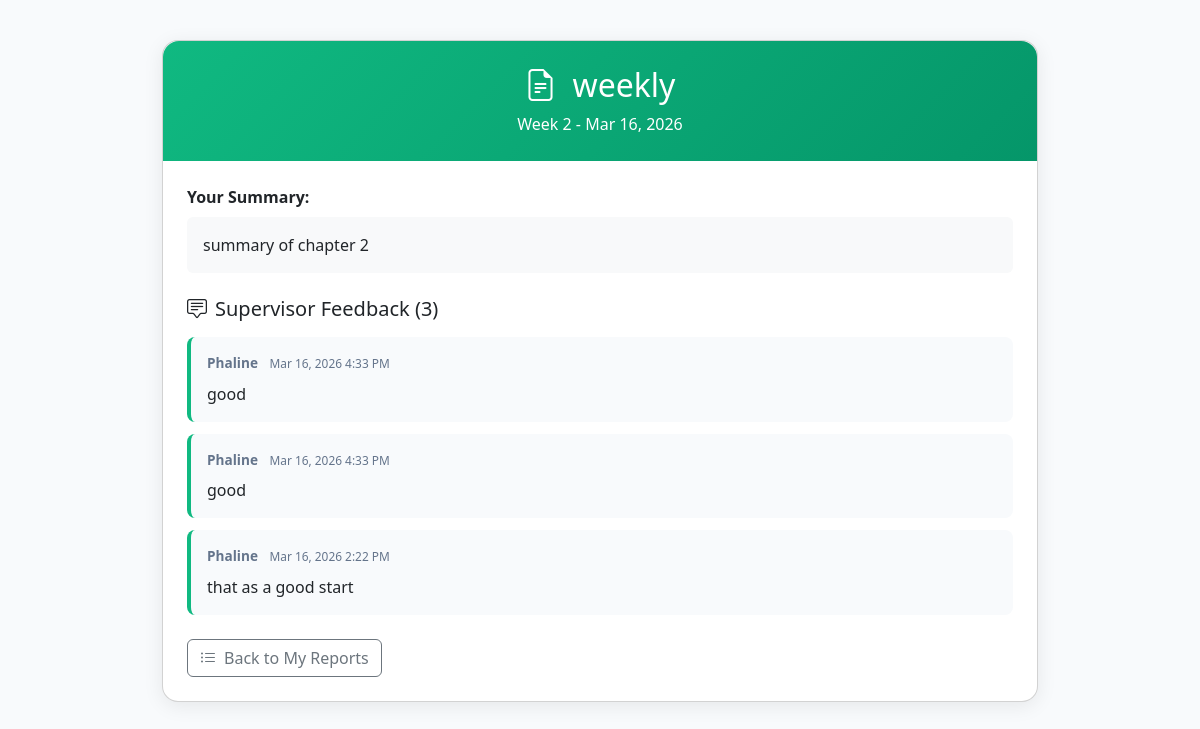
Page /intern_view_report.php?id=1 (signed in) on the committed database.
### tables this page shows
CREATE TABLE `intern_reports` (
  `id` int(11) NOT NULL,
  `intern_id` int(11) NOT NULL,
  `supervisor_id` int(11) DEFAULT NULL,
  `report_title` varchar(200) NOT NULL,
  `report_description` text NOT NULL,
  `report_file` varchar(255) DEFAULT NULL,
  `report_type` enum('daily','weekly','monthly','final','other') DEFAULT 'weekly',
  `submission_date` timestamp NOT NULL DEFAULT current_timestamp(),
  `status` enum('pending','reviewed','approved','rejected') DEFAULT 'pending',
  `supervisor_feedback` text DEFAULT NULL,
  `feedback_date` timestamp NULL DEFAULT NULL,
  `rating` int(11) DEFAULT NULL,
  `title` varchar(255) DEFAULT NULL,
  `content` text DEFAULT NULL,
  `file_path` varchar(500) DEFAULT NULL,
  `week_number` int(11) DEFAULT NULL
);

CREATE TABLE `report_comments` (
  `id` int(11) NOT NULL,
  `report_id` int(11) NOT NULL,
  `supervisor_id` int(11) NOT NULL,
  `comment` text NOT NULL,
  `created_at` datetime DEFAULT current_timestamp()
);

CREATE TABLE `users` (
  `id` int(11) NOT NULL,
  `Name` varchar(50) NOT NULL,
  `email` varchar(255) NOT NULL,
  `profile_picture` varchar(255) DEFAULT NULL,
  `password` varchar(255) DEFAULT NULL,
  `role` enum('intern','supervisor','admin') DEFAULT NULL,
  `created_at` timestamp NOT NULL DEFAULT current_timestamp(),
  `status` enum('approved','pending','rejected') DEFAULT NULL,
  `supervisor_id` int(11) DEFAULT NULL
);

### intern_view_report.php (the view, shortened to what this page needs)
<?php
include 'db_connect.php';
$user_id = $_SESSION['user_id'];
$report_id = (int)$_GET['id'];
$stmt = $conn->prepare("
    SELECT ir.*, u.name as supervisor_name
    FROM intern_reports ir
    LEFT JOIN users u ON ir.supervisor_id = u.id
    WHERE ir.id = ? AND ir.intern_id = ?
");
$stmt->bind_param("ii", $report_id, $user_id);
$stmt->execute();
$report = $stmt->get_result()->fetch_assoc();
$stmt = $conn->prepare("
    SELECT rc.comment, rc.created_at, u.name as supervisor_name
    FROM report_comments rc
    JOIN users u ON rc.supervisor_id = u.id
    WHERE rc.report_id = ?
    ORDER BY rc.created_at DESC
");
$stmt->bind_param("i", $report_id);
$stmt->execute();
$comments = $stmt->get_result()->fetch_all(MYSQLI_ASSOC);
?>
<!DOCTYPE html>
<html lang="en">
<head>
    <link href="https://cdn.jsdelivr.net/npm/bootstrap@5.3.0/dist/css/bootstrap.min.css" rel="stylesheet">
    <link href="https://cdn.jsdelivr.net/npm/bootstrap-icons@1.10.5/font/bootstrap-icons.css" rel="stylesheet">
</head>
<body>
    <div class="container">
        <div class="card">
            <div class="header">
                <h2><i class="bi bi-file-earmark-text me-3"></i><?php echo htmlspecialchars($report['title']); ?></h2>
                <p class="mb-0 opacity-90">Week <?php echo $report['week_number']; ?> - <?php echo date('M j, Y', strtotime($report['submission_date'])); ?></p>
            </div>
            <div class="card-body p-4">
                <?php if ($report['content']): ?>
                    <div class="mb-4">
                        <label class="form-label fw-semibold">Your Summary:</label>
                        <p class="p-3 bg-light rounded"><?php echo nl2br(htmlspecialchars($report['content'])); ?></p>
                    </div>
                <?php endif; ?>
                <?php if (empty($comments)): ?>
                    <div class="text-center py-5 text-muted">
                        <i class="bi bi-chat-square-text display-4 mb-4 opacity-50"></i>
                        <h5>No feedback yet</h5>
                        <p>Your supervisor will provide feedback soon.</p>
                    </div>
                <?php else: ?>
                    <h5 class="mb-3"><i class="bi bi-chat-square-text me-2"></i>Supervisor Feedback (<?php echo count($comments); ?>)</h5>
                    <?php foreach ($comments as $comment): ?>
                        <div class="comment-item">
                            <div class="comment-meta">
                                <strong><?php echo htmlspecialchars($comment['supervisor_name']); ?></strong>
                                <small class="ms-2"><?php echo date('M j, Y g:i A', strtotime($comment['created_at'])); ?></small>
                            </div>
                            <div><?php echo nl2br(htmlspecialchars($comment['comment'])); ?></div>
                        </div>
                    <?php endforeach; ?>
                <?php endif; ?>
                <div class="d-flex gap-3 mt-4">
                    <a href="my_reports.php" class="btn btn-outline-secondary">
                        <i class="bi bi-list-ul me-2"></i>Back to My Reports
                    </a>
                </div>
            </div>
        </div>
    </div>
</body>
</html>

### intern_view_report.php (style rules this page uses)
body { background: #f8fafc; font-family: 'Segoe UI', sans-serif; }
.container { max-width: 900px; margin-top: 40px; }
.card { border-radius: 16px; box-shadow: 0 4px 20px rgba(0,0,0,0.08); }
.header { background: linear-gradient(135deg, #10b981, #059669); color: white; padding: 25px; border-radius: 16px 16px 0 0; text-align: center; }
.comment-item { background: #f8fafc; border-left: 4px solid #10b981; padding: 16px; border-radius: 8px; margin-bottom: 12px; }
.comment-meta { font-size: 0.85rem; color: #64748b; margin-bottom: 8px; }

### rows in the picture
intern_reports: title "weekly", week_number "2", submission_date "Mar 16, 2026", content "summary of chapter 2"
report_comments: users.Name "Phaline", created_at "Mar 16, 2026 4:33 PM", comment "good"
report_comments: users.Name "Phaline", created_at "Mar 16, 2026 4:33 PM", comment "good"
report_comments: users.Name "Phaline", created_at "Mar 16, 2026 2:22 PM", comment "that as a good start"

### other values in the picture
count($comments) "3"
